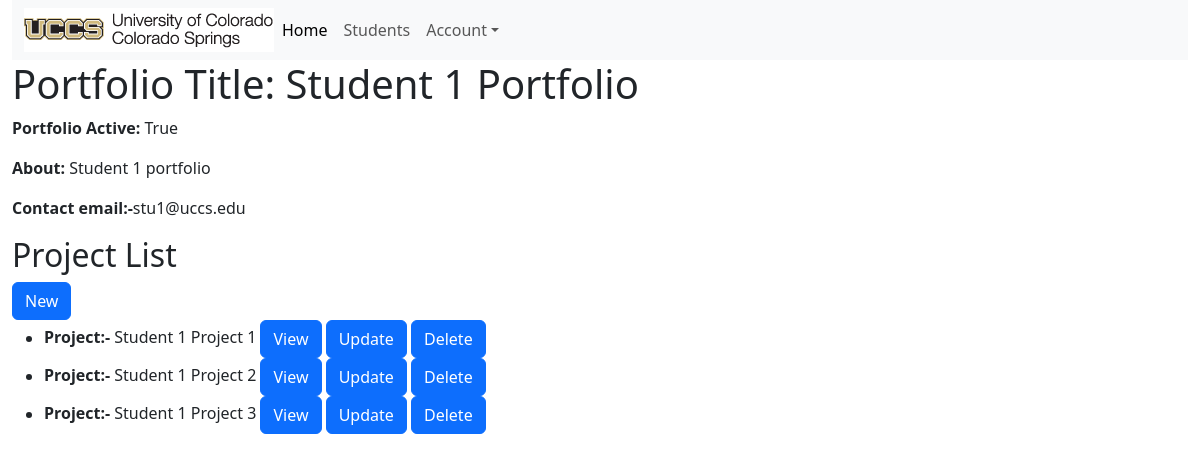
The page /portfolio/2 on the database as committed earlier.
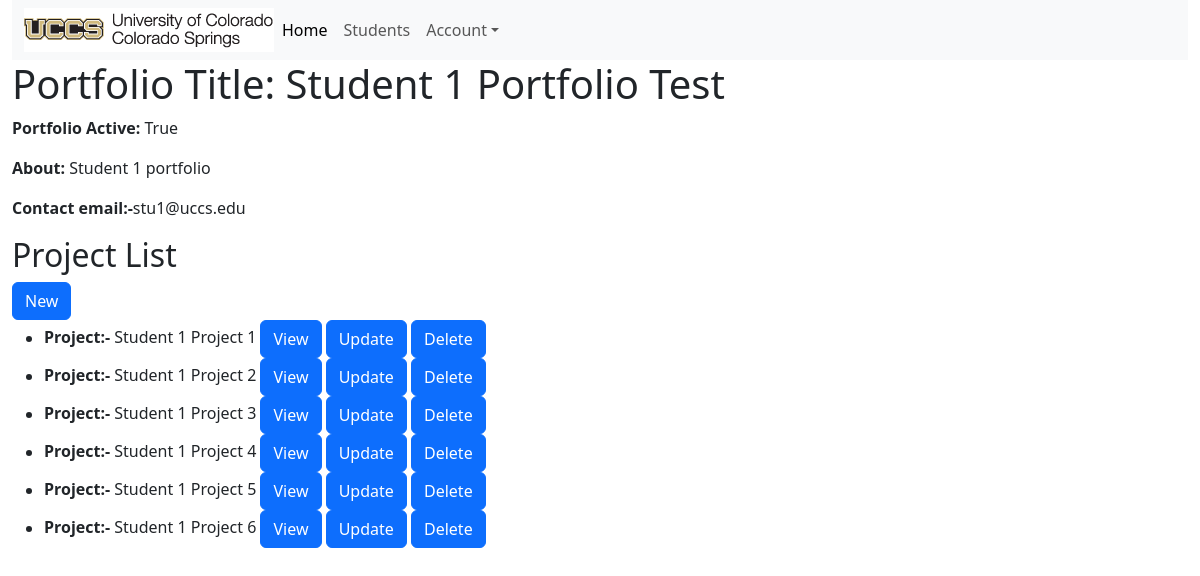
The same page on the database as committed later.
### portfolio_app/models.py (models this page shows, shortened)
class Portfolio(models.Model):
    title = models.CharField(max_length=200)
    contact_email = models.CharField(max_length=200)
    is_active = models.BooleanField(default=False)
    about = models.TextField(blank=True)

class Project(models.Model):
    title = models.CharField(max_length=200)
    description = models.TextField()
    portfolio = models.ForeignKey(Portfolio, on_delete=models.CASCADE, default = None)
    def get_absolute_url(self):
        return reverse('project-detail', args=[str(self.id)])

### portfolio_app/views.py (the view)
# urls.py: path('portfolio/<int:pk>', views.PortfolioDetailView.as_view(), name='portfolio-detail'),
class PortfolioDetailView(generic.DetailView):
    model = Portfolio
    def get_context_data(self, **kwargs):
        context = super().get_context_data(**kwargs)
        context["portfolio_project_list"] = Project.objects.filter(portfolio=self.kwargs['pk'])
        return context

### portfolio_app/templates/portfolio_app/portfolio_detail.html
{% extends 'portfolio_app/base_template.html' %}
{% block content %}
<h1>Portfolio Title: {{ portfolio.title }}</h1>
<p><strong>Portfolio Active:</strong> {{ portfolio.is_active }}</p>
<p><strong>About:</strong> {{ portfolio.about }}</p>
<p><strong>Contact email:-</strong>{{ portfolio.contact_email }}</p>
<h2>Project List</h2>
<a class="btn btn-primary" href="{% url 'create_project' portfolio.id %}" role="button">New</a>
{% if portfolio_project_list %}
<ul>
{% for project in portfolio_project_list %}
<li>
<strong>Project:-</strong> {{ project.title }} <a class="btn btn-primary" href="{{ project.get_absolute_url }}" role="button">View</a>
<a class="btn btn-primary" href="{%url 'update_project' portfolio.id project.id %}" role="button">Update</a>
<a class="btn btn-primary" href="{%url 'delete_project' portfolio.id project.id %}" role="button">Delete</a>
</li>
{% endfor %}
</ul>
{% endif %}
{% endblock %}

### portfolio_app/templates/portfolio_app/base_template.html (shortened to what this page needs)
{% load static %}
<!DOCTYPE html>
<html lang="en">
<head>
{% load bootstrap5 %}
{% bootstrap_css %}
</head>
<body>
<div class="container-fluid">
<nav class="navbar navbar-expand-lg bg-body-tertiary">
<div class="container-fluid">
<img src="{% static 'images/uccs_logo.gif' %}">
<div class="collapse navbar-collapse" id="navbarNav">
<ul class="navbar-nav">
<li class="nav-item">
<a class="nav-link active" aria-current="page" href="{% url 'index' %}">Home</a>
</li>
<li class="nav-item">
<a class="nav-link" href="{% url 'students' %}">Students</a>
</li>
<li class="nav-item dropdown">
  <a class="nav-link dropdown-toggle" href="#" role="button" data-bs-toggle="dropdown">Account</a>
</li>
</div>
</div>
</nav>
{% block content %}
{% endblock %}
</div>
</body>
</html>

Rows that differ between the two databases and show on the page:
changed Portfolio "True": title "Student 1 Portfolio" → "Student 1 Portfolio Test"
added Project: title "Student 1 Project 4"
added Project: title "Student 1 Project 5"
added Project: title "Student 1 Project 6"
